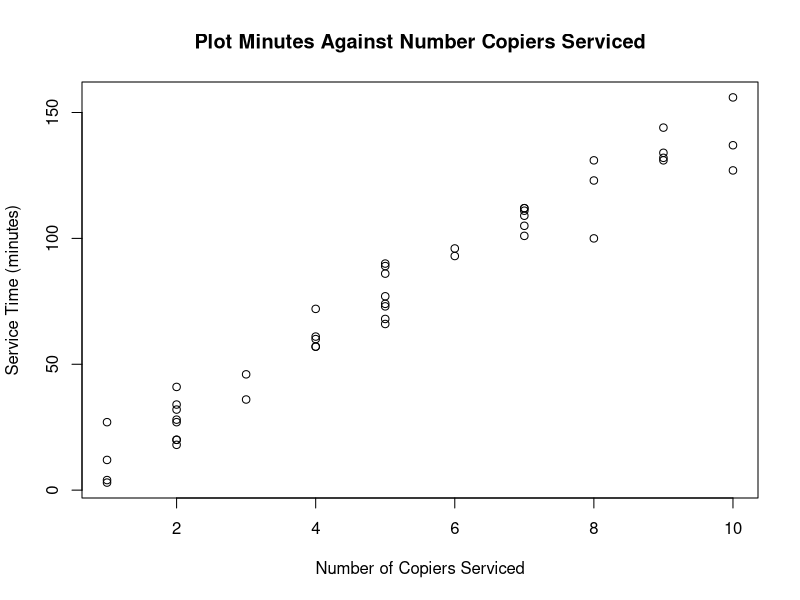

Generate this figure with R:
## ---- chunk 1
#getwd()
data <- read.table('copier.txt', sep='\t', header = TRUE)
head(data,5)
## ---- chunk 2
#attach the data frame
#attach(data)

#use plot(...) to create a scatterplot
plot(x=data$Serviced, y=data$Minutes, main='Plot Minutes Against Number Copiers Serviced', xlab = 'Number of Copiers Serviced', ylab = 'Service Time (minutes)')
## ---- chunk 3
lmodel = lm(data)
summary(lmodel)
## ---- chunk 4
lmodel_sigma = sigma(lmodel)
lmodel_sigma
## ---- chunk 5
anova(lmodel)
